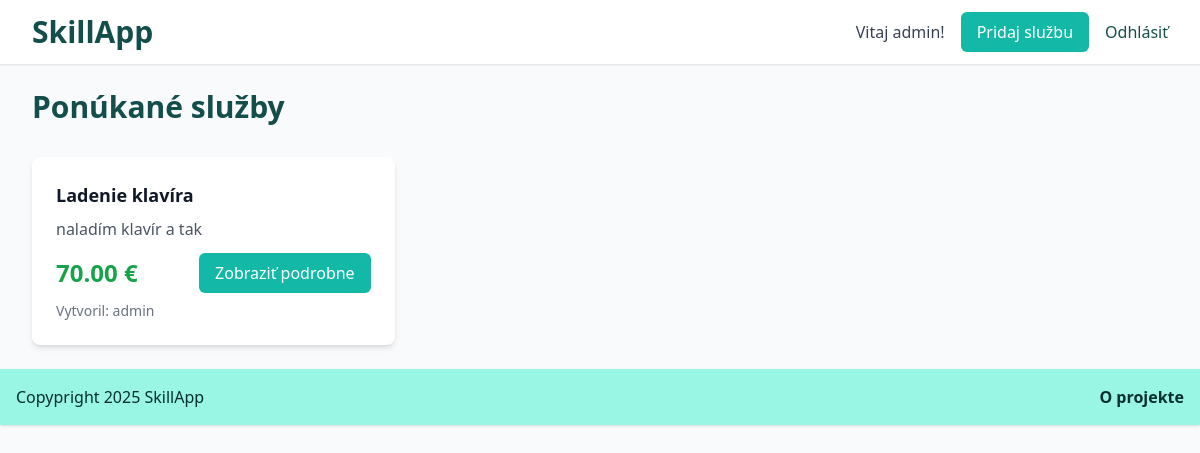
Screenshot of / (signed in) with the database file from the repository.
### models.py (models this page shows)
class User(UserMixin, db.Model):
    id = db.Column(db.Integer, primary_key=True)
    email = db.Column(db.String(120), unique=True, nullable=False)
    password = db.Column(db.String(60), nullable=False)
    name = db.Column(db.String(100), nullable=False)
    created_at = db.Column(db.DateTime, default=datetime.utcnow)
    services = db.relationship('Service', backref='provider', lazy=True)
    reviews = db.relationship('Review', backref='reviewer', lazy=True)  # Changed from 'Reviews' to 'Review'

class Service(db.Model):
    id = db.Column(db.Integer, primary_key=True)
    title = db.Column(db.String(200), nullable=False)
    description = db.Column(db.Text, nullable=False)
    price = db.Column(db.Float, nullable=False)
    created_at = db.Column(db.DateTime, default=datetime.utcnow)
    user_id = db.Column(db.Integer, db.ForeignKey('user.id'), nullable=False)
    reviews = db.relationship('Review', backref='service', lazy=True, cascade='all, delete-orphan')

### app.py (the view)
@app.route('/')
def index():
    services = Service.query.order_by(Service.created_at.desc()).all()
    return render_template('index.html', services=services)

### app.py (called while the page is built)
@login_manager.user_loader
def load_user(user_id):
    return User.query.get(int(user_id))

### templates/index.html (shortened to what this page needs)
{% extends "base.html" %}
{% block content %}
<div class="mb-8">
    <h1 class="text-3xl font-bold text-teal-900 mb-4">Ponúkané služby</h1>
</div>
<div class="grid grid-cols-1 md:grid-cols-2 lg:grid-cols-3 gap-6">
    {% for service in services %}
        <div class="bg-white rounded-lg shadow-md p-6 hover:shadow-lg transition-shadow">
            <h3 class="text-lg font-semibold text-gray-900 mb-2">{{ service.title }}</h3>
            <p class="text-gray-600 mb-3">{{ service.description[:100] }}{% if service.description|length > 100 %}...{% endif %}</p>
            <div class="flex justify-between items-center">
                <span class="text-2xl font-bold text-green-600">{{ "%.2f"|format(service.price) }} €</span>
                <a href="{{ url_for('service_detail', service_id=service.id) }}"
                   class="bg-teal-500 hover:bg-teal-600 text-white px-4 py-2 rounded-md">
                    Zobraziť podrobne
                </a>
            </div>
            <div class="mt-2 text-sm text-gray-500">
                Vytvoril: {{ service.provider.name }}
            </div>
        </div>
    {% endfor %}
</div>
{% endblock %}

### templates/base.html (shortened to what this page needs)
<!DOCTYPE html>
<html lang="en">
<head>
    <script src="https://cdn.tailwindcss.com"></script>
</head>
<body class="bg-gray-50 min-h-screen">
    <nav class="bg-white shadow-sm border-b">
        <div class="max-w-7xl mx-auto px-4 sm:px-6 lg:px-8">
            <div class="flex justify-between h-16">
                <div class="flex items-center">
                    <a href="{{ url_for('index') }}" class="text-xl font-bold text-teal-900 text-2xl lg:text-3xl xl:text-4xl">
                        SkillApp
                    </a>
                </div>
                <div class="flex items-center space-x-4">
                    {% if current_user.is_authenticated %}
                        <span class="text-gray-700">Vitaj {{ current_user.name }}!</span>
                        <a href="{{ url_for('add_service') }}" class="bg-teal-500 hover:bg-teal-600 text-white px-4 py-2 rounded-md">
                            Pridaj službu
                        </a>
                        <a href="{{ url_for('logout') }}" class="text-teal-900 hover:text-gray-900">
                            Odhlásiť
                        </a>
                    {% endif %}
                </div>
            </div>
        </div>
    </nav>
    <main class="max-w-7xl mx-auto py-6 px-4 sm:px-6 lg:px-8">
        {% block content %}{% endblock %}
    </main>
    <footer class="bg-teal-200 text-teal-950 shadow p-4 flex justify-between sticky bottom-0 mt-auto">
        <p>Copypright 2025 SkillApp</p>
        <a class="font-bold text-teal-950 hover:text-teal-500" href="{{ url_for('about') }}">O projekte</a>
    </footer>
</body>
</html>

### rows the page displays
User: name "admin"
Service: title "Ladenie klavíra", description "naladím klavír a tak", price "70.00", provider.name "admin"
